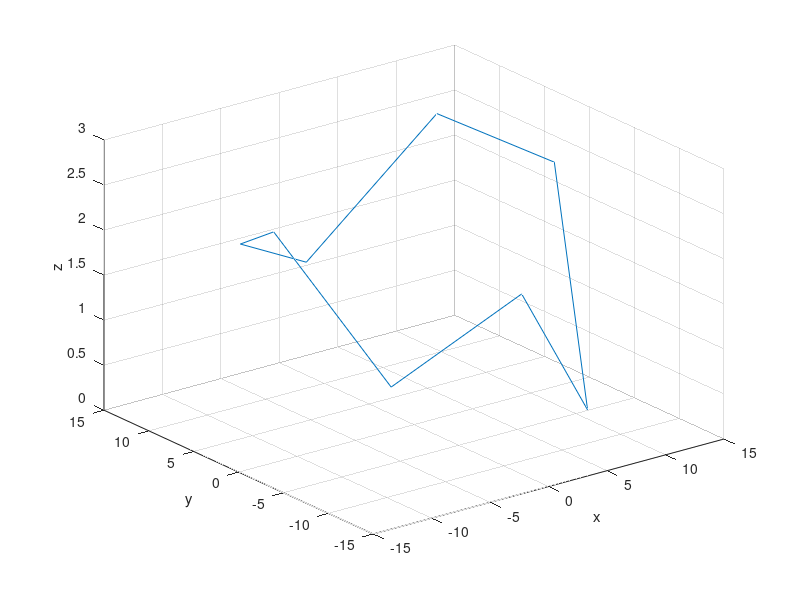

This figure's MATLAB source:
%%script to read the data of the deformation of a watch caliber 2842
%% 3D version of February 19, 2003

%% Definition of variables

%% nt number of points to be read
nt = 345;
%% skip number of frames to be ignored before the next image is created
skip = 5;
%% lineskip number of lines to be ignored for the header
lineskip = 1; 
%% nt*skip < number of points to be measured
%% Npts number of measurement points on caliber
Npts = 8;

%% define the matrices for the coordinate data of points
x = zeros(Npts+1,nt);
y = zeros(Npts+1,nt);
t = zeros(Npts+1,nt);
h = zeros(Npts+1,nt);

x(1,:) = -12.0; %% first line of x
x(2,:) = -8.4;
x(3,:) = 0;
x(4,:) = 8.4;
x(5,:) = 12;
x(6,:) = 8.4;
x(7,:) = 0;
x(8,:) = -8.4;
x(9,:) = -12.0; %% copy of the first line

y(1,:) = 0;   %% first line of y
y(2,:) = -8.4;
y(3,:) = -12;
y(4,:) = -8.4;
y(5,:) = 0;
y(6,:) = 8.4;
y(7,:) = 12;
y(8,:) = 8.4;
y(9,:) = 0; %% copy of the first line

%% read the data and generate plots

row = 1;
fid = fopen('cg1a.txt','r');
for ii = 1:lineskip
  tline = fgets(fid);
end
for ii = 1:nt
  for s = 1:skip tline = fgets(fid);end
  res = sscanf(tline,'%e %e');
  t(row,ii) = res(1);
  h(row,ii) = res(2);
end
fclose(fid);

row = 2;
fid = fopen('cg10a.txt','r');
for ii = 1:lineskip
  tline = fgets(fid);
end
for ii = 1:nt
  for s = 1:skip tline = fgets(fid);end
  res = sscanf(tline,'%e %e');
  t(row,ii) = res(1);
  h(row,ii) = res(2);
end
fclose(fid);

row = 3;
fid = fopen('cg8a.txt','r');
for ii = 1:lineskip
  tline = fgets(fid);
end
for ii = 1:nt
  for s = 1:skip tline = fgets(fid);end
  res = sscanf(tline,'%e %e');
  t(row,ii) = res(1);
  h(row,ii) = res(2);
end
fclose(fid);

row = 4;
fid = fopen('cg13a.txt','r');
for ii = 1:lineskip
  tline = fgets(fid);
end
for ii = 1:nt
  for s = 1:skip tline = fgets(fid);end
  res = sscanf(tline,'%e %e');
  t(row,ii) = res(1);
  h(row,ii) = res(2);
end
fclose(fid);

row = 5;
fid = fopen('cg6a.txt','r');
for ii = 1:lineskip
  tline = fgets(fid);
end
for ii = 1:nt
  for s = 1:skip tline = fgets(fid);end
  res = sscanf(tline,'%e %e');
  t(row,ii) = res(1);
  h(row,ii) = res(2);
end
fclose(fid);

row = 6;
fid = fopen('cg12a.txt','r');
for ii = 1:lineskip
  tline = fgets(fid);
end
for ii = 1:nt
  for s = 1:skip tline = fgets(fid);end
  res = sscanf(tline,'%e %e');
  t(row,ii) = res(1);
  h(row,ii) = res(2);
end
fclose(fid);

row = 7;
fid = fopen('cg9a.txt','r');
for ii = 1:lineskip
  tline = fgets(fid);
end
for ii = 1:nt
  for s = 1:skip tline = fgets(fid);end
  res = sscanf(tline,'%e %e');
  t(row,ii) = res(1);
  h(row,ii) = res(2);
end
fclose(fid);

row = 8;
fid = fopen('cg11a.txt','r');
for ii = 1:lineskip
  tline = fgets(fid);
end
for ii = 1:nt
  for s = 1:skip tline = fgets(fid);end
  res = sscanf(tline,'%e %e');
  t(row,ii) = res(1);
  h(row,ii) = res(2);
end
fclose(fid);

% copy first point to last point
t(9,:) = t(1,:);
h(9,:) = h(1,:);

k = 20;
plot3(x(:,k),y(:,k),h(:,k));
xlabel('x'); ylabel('y'); zlabel('z');
grid on
